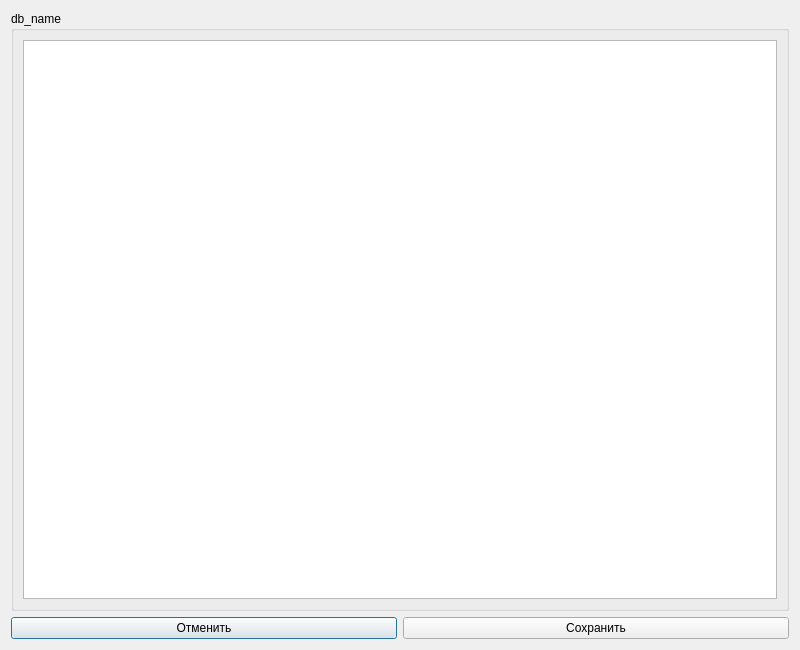
<?xml version="1.0" encoding="UTF-8"?>
<ui version="4.0">
 <class>inDialog</class>
 <widget class="QDialog" name="inDialog">
  <property name="geometry">
   <rect>
    <x>0</x>
    <y>0</y>
    <width>800</width>
    <height>650</height>
   </rect>
  </property>
  <property name="sizePolicy">
   <sizepolicy hsizetype="Fixed" vsizetype="Fixed">
    <horstretch>0</horstretch>
    <verstretch>0</verstretch>
   </sizepolicy>
  </property>
  <property name="minimumSize">
   <size>
    <width>800</width>
    <height>650</height>
   </size>
  </property>
  <property name="maximumSize">
   <size>
    <width>800</width>
    <height>650</height>
   </size>
  </property>
  <property name="windowTitle">
   <string>Ввод SQL скрипта</string>
  </property>
  <layout class="QVBoxLayout" name="verticalLayout_2">
   <item>
    <widget class="QGroupBox" name="groupBox">
     <property name="title">
      <string>db_name</string>
     </property>
     <layout class="QVBoxLayout" name="verticalLayout">
      <item>
       <widget class="QTextEdit" name="textEdit">
        <property name="font">
         <font>
          <family>Ubuntu Mono</family>
         </font>
        </property>
       </widget>
      </item>
     </layout>
    </widget>
   </item>
   <item>
    <layout class="QHBoxLayout" name="horizontalLayout">
     <item>
      <widget class="QPushButton" name="cancelButton">
       <property name="text">
        <string>Отменить</string>
       </property>
      </widget>
     </item>
     <item>
      <widget class="QPushButton" name="saveButton">
       <property name="text">
        <string>Сохранить</string>
       </property>
      </widget>
     </item>
    </layout>
   </item>
  </layout>
 </widget>
 <resources/>
 <connections/>
</ui>
